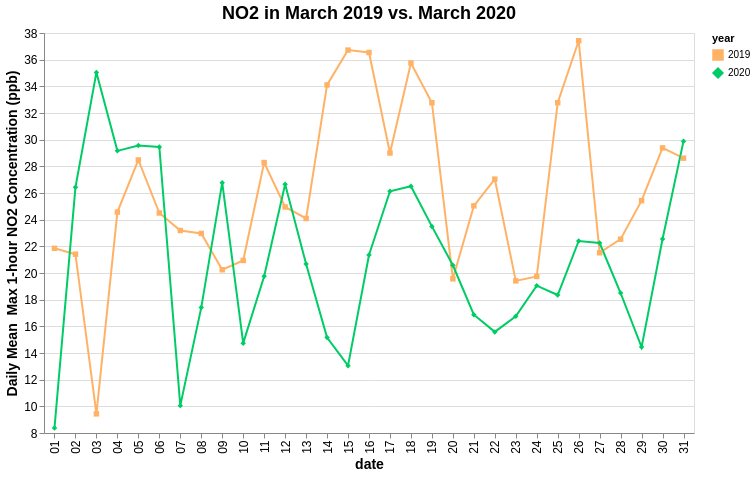

Source (Vega-Lite JSON):
### Vega-Lite specification from a JSON file in a GitHub repository (floating-point values rounded to 4 significant figures; data arrays with more than 128 entries replaced by an {"elided": "..."} marker saying what was removed)
{"config": {"view": {"continuousWidth": 400, "continuousHeight": 300}, "axis": {"labelFontSize": 12, "titleFontSize": 14}, "title": {"anchor": "middle", "fontSize": 18}}, "data": {"name": "data-d8b533641c74bee0036a146780888031"}, "mark": {"type": "line", "point": true}, "encoding": {"color": {"type": "nominal", "field": "year", "scale": {"domain": ["2019", "2020"], "range": ["#FFB266", "#00CC66"]}}, "shape": {"type": "nominal", "field": "year", "scale": {"range": ["square", "diamond"]}}, "tooltip": {"type": "quantitative", "field": "num"}, "x": {"type": "ordinal", "field": "date"}, "y": {"type": "quantitative", "axis": {"title": "Daily Mean  Max 1-hour NO2 Concentration (ppb)"}, "field": "num", "scale": {"zero": false}}}, "height": 400, "title": "NO2 in March 2019 vs. March 2020", "transform": [{"aggregate": [{"op": "mean", "field": "Daily Max 1-hour NO2 Concentration", "as": "num"}], "groupby": ["date", "month", "year"]}], "width": 650, "$schema": "https://vega.github.io/schema/vega-lite/v4.8.1.json", "datasets": {"data-d8b533641c74bee0036a146780888031": {"elided": "1097 records"}}}
